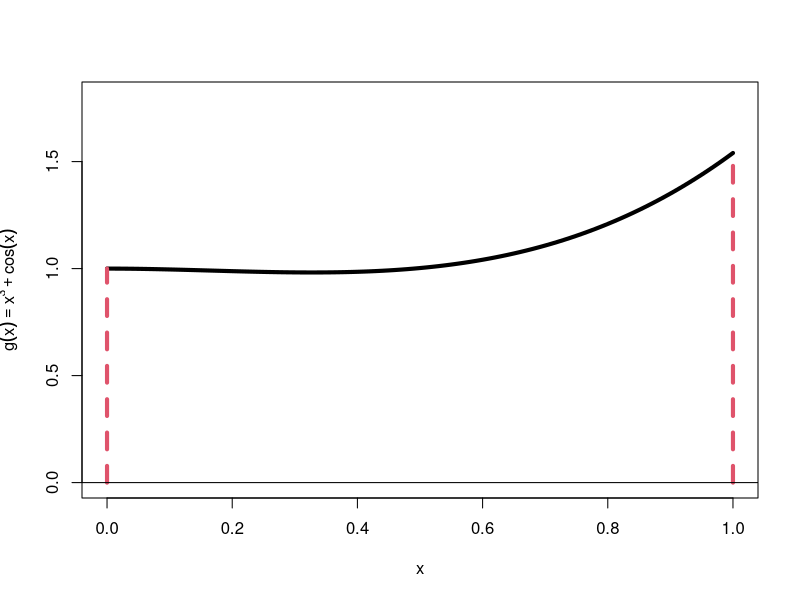

R code for this plot:
## ---- chunk 1
#| echo: true
#| eval: true

# Função que queremos integrar
g <- function(u) u^3 + cos(u)

# gráfico
x <- seq(0, 1, length.out = 100)
curve(g(x), from = 0, to = 1, ylim = c(0, 1.8), lwd = 4,
      ylab = bquote(g(x)==x^3+cos(x)))
segments(x0=0, y0=0, x1=0, y1=cos(0), col=2, lty=2, lwd=4)
segments(x0=1, y0=0, x1=1, y1=1+cos(1), col=2, lty=2, lwd=4)
abline(h=0)
## ---- chunk 2
#| echo: true
#| eval: true

# Gerando 100.000 amostras da Uniforme(0,1)
set.seed(1234)
u <- runif(100000, min=0, max=1)

# Aplicando a função g(u) e calculando a média
( media_monte_carlo <- mean(g(u)) )
## ---- chunk 3
#| echo: true
#| eval: true

integrate(g, lower = 0, upper = 1)
## ---- chunk 4
#| echo: true
#| eval: true

integral <- function(x) (x^4/4) + sin(x)
integral(1) - integral(0)
## ---- chunk 5
#| echo: true
#| eval: true

g <- function(u) u^3 + cos(u) # Função que queremos integrar

a <- 2; b <- 5
u <- runif(100000, min = 0, max = 1)

mean( g(a+(b-a)*u) * (b-a) )

## ---- chunk 6
#| echo: true
#| eval: true

integral <- function(x) (x^4/4) + sin(x)
integral(5) - integral(2)
## ---- chunk 7
#| echo: true
#| eval: true

a <- 2; b <- 5
x <- runif(100000, min = a, max = b)

(b-a) * mean(g(x))
